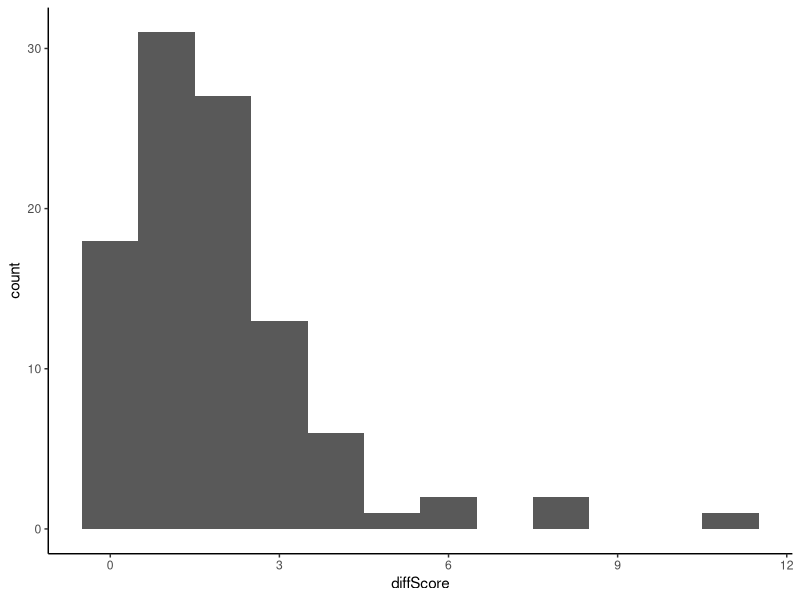
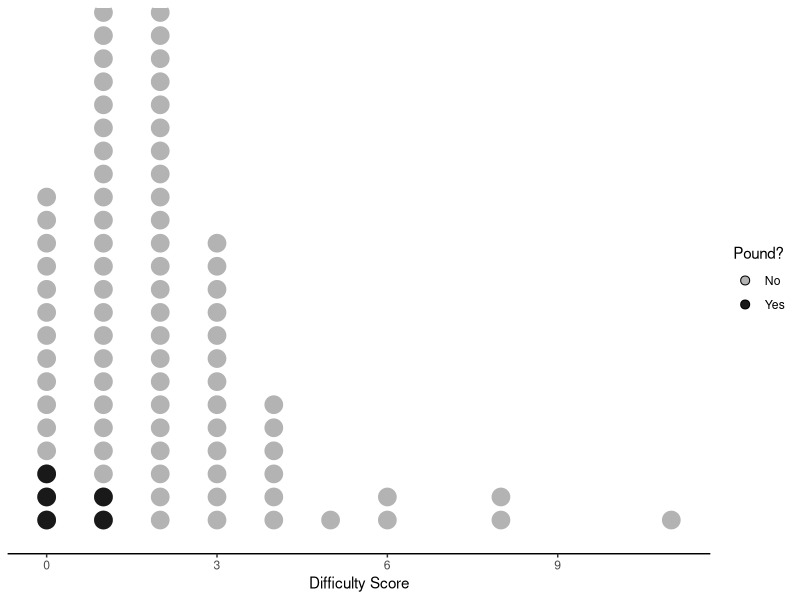
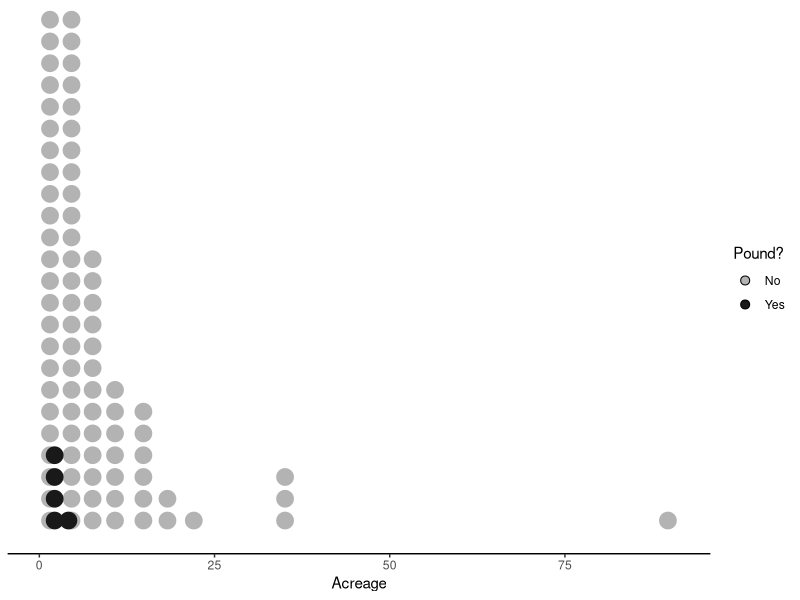
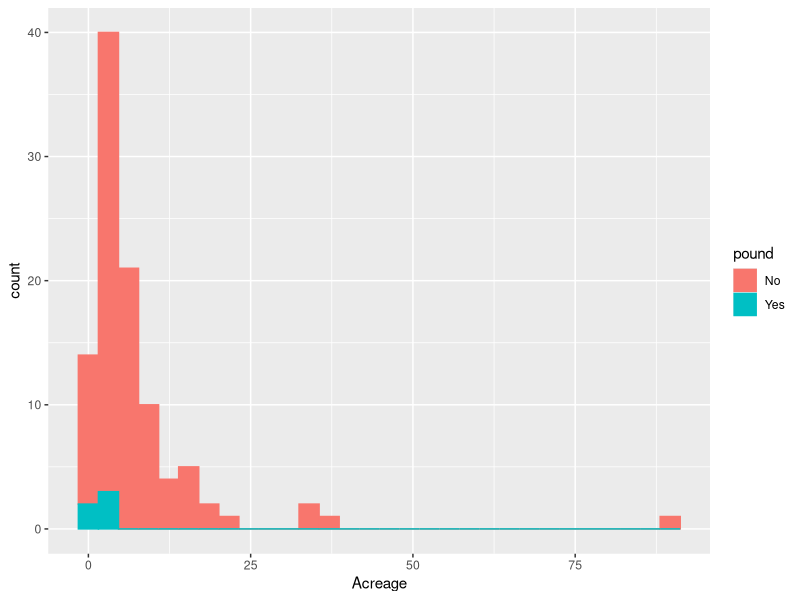
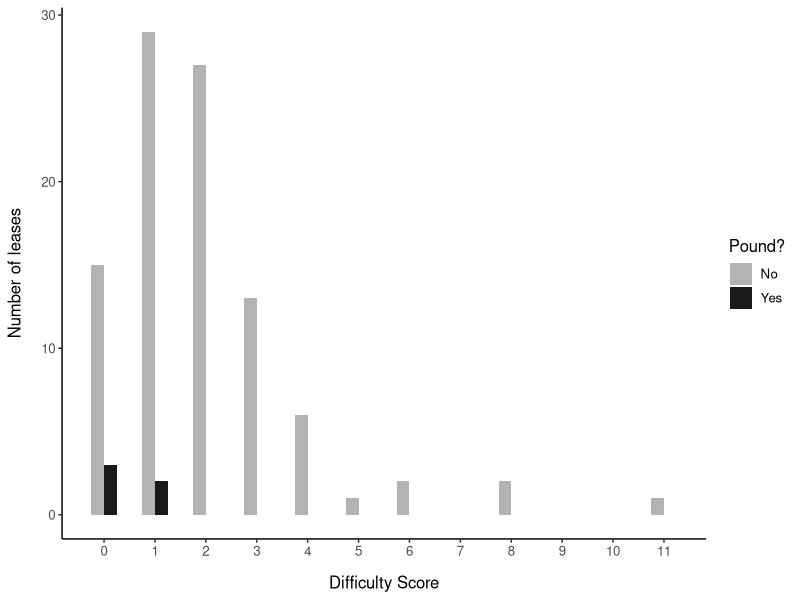
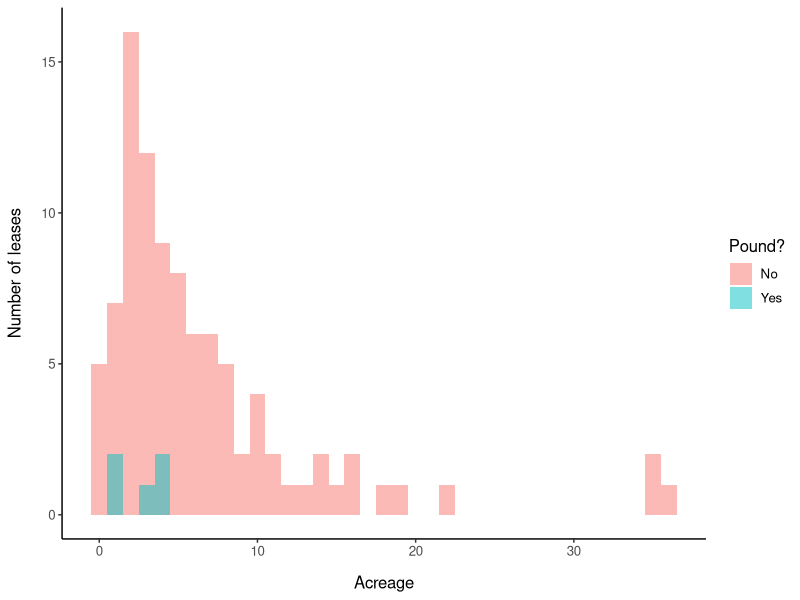
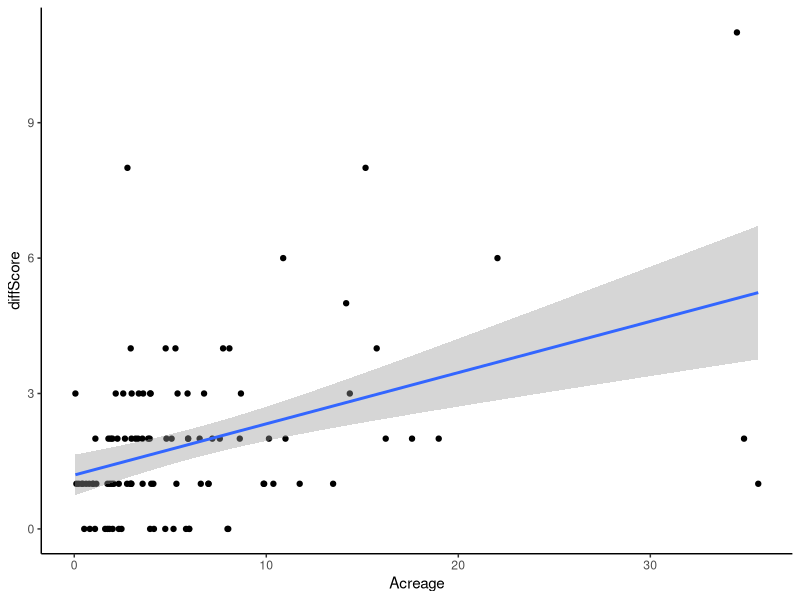

Write R code to recreate these figures, in order.
#Difficulty Scoring Analysis
#RK 1/15/23

library(tidyverse)
library(rstatix)
#Input data
data<-read.csv("difficulty.csv")

data<- data %>%
  rename(
    numConditions = X..conditions.on.lease,
    numWitFor = Witnesses.testifying.on.behalf.of.applicant,
    witForScore = Witnesses.for.applicant.score,
    numWitOpp = X..of.unique.individuals.testifying.in.opposition,
    witOppScore = Witnesses.opposed.score,
    commentsOpp = Emails..letters..petitions..etc..received.in.opposition.,
    diffScore = Total.points,
    pound = Pound.,
    appType = App.type..most.recent.included.in.lease.decision.PDF.
  )

mean(data$Acreage) #mean acreage = 7.05

data<- data %>% 
  mutate(
    Lease.Type = as.factor(Lease.Type),
    appType = as.factor(appType),
    pound = as.factor(pound))


ggplot(data, aes(x=diffScore))+geom_histogram(binwidth = 1)+theme_classic()

#Difficulty Score dotplot
ggplot(data, aes(x=diffScore, fill=pound, color=pound))+geom_dotplot(binwidth = 0.25, stackratio = 1.3, dotsize = 1.25, jitter=2)+theme_classic()+theme(axis.title.y = element_blank())+labs(x="Difficulty Score", y="")+scale_y_continuous(breaks = NULL)+scale_fill_grey(start=0.7, end=0.1)+scale_color_grey(start=0.7, end=0.1)+ guides(fill=guide_legend("Pound?"), color="none")

Pounds <- data %>% 
  filter(pound == "Yes")

noPound <- data %>% 
  filter(pound == "No")

mean(Pounds$diffScore) #0.4
sd(Pounds$diffScore) #0.55
mean(noPound$diffScore) #1.98
sd(noPound$diffScore) #1.84

#Summary statistics
data %>%
  group_by(pound) %>%
  get_summary_stats(diffScore, type = "common")

stat.test <- data %>% 
  wilcox_test(diffScore ~ pound, alternative = "greater") %>%
  add_significance()
stat.test


wilcox.test(Pounds$diffScore, noPound$diffScore, alternative = "less")





ggplot(data, aes(x=Acreage, fill=pound, color=pound))+geom_dotplot(dotsize = 0.8, stackratio = 1.3)+theme_classic()+theme(axis.title.y = element_blank())+labs(x="Acreage", y="")+scale_y_continuous(breaks = NULL)+scale_fill_grey(start=0.7, end=0.1)+scale_color_grey(start=0.7, end=0.1)+ guides(fill=guide_legend("Pound?"), color=FALSE)

ggplot(data, aes(x=Acreage, fill=pound, color=pound))+geom_histogram()

#diff score histogram
ggplot(data, aes(x=diffScore, fill=pound))+geom_histogram(binwidth = 0.5, position = "dodge")+theme_classic()+labs(x="Difficulty Score", y="Number of leases")+guides(fill=guide_legend("Pound?"), color="none")+scale_x_continuous(breaks=seq(0,12,1))+scale_fill_grey(start=0.7, end=0.1)+theme(axis.title.y = element_text(margin = margin(r = 12)), axis.title.x = element_text(margin = margin(t = 12)), text=element_text(size=12))


noOutlier<- data %>% filter(Acreage < 60)
#diff score histogram
ggplot(noOutlier, aes(x=Acreage, fill=pound))+geom_histogram(binwidth = 1, alpha = 0.5, position = "identity")+theme_classic()+labs(x="Acreage", y="Number of leases")+guides(fill=guide_legend("Pound?"), color="none")+scale_x_continuous(breaks=seq(0,90,10))+theme(axis.title.y = element_text(margin = margin(r = 12)), axis.title.x = element_text(margin = margin(t = 12)), text=element_text(size=12))



test<-lm(formula = diffScore ~ Acreage * App..length..pages., data = noOutlier)     
summary(test)

ggplot(noOutlier, aes(x=Acreage, y=diffScore))+ geom_point()+geom_smooth(method="lm")+theme_classic()
test2<-lm(formula = diffScore ~ Acreage, data = noOutlier)     
summary(test2)

noPoundSmall <- noPound %>% 
  filter(Acreage <5)


wilcox.test(Pounds$diffScore, noPoundSmall$diffScore, alternative = "less")
